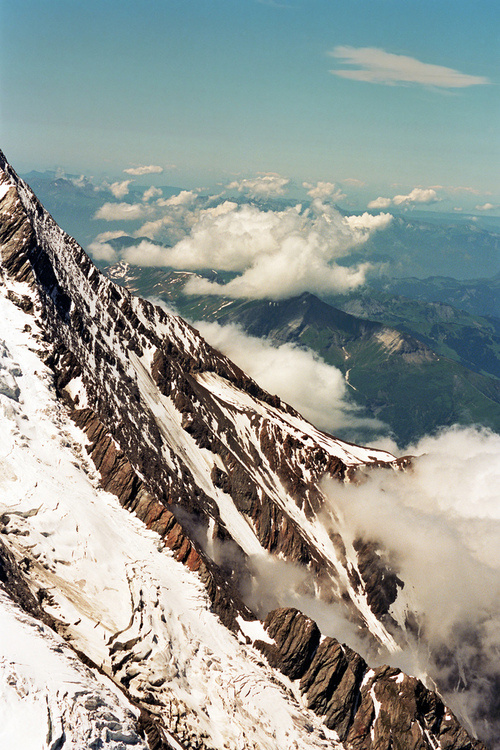
//> input picture samples/cpp/9_2_5/1.jpg, 500 x 750 px
$ ./9_2_5   (built with g++ and OpenCV 4)
//> lines starting //> are read from the running program, lines starting //| are printed output that depends on the picture
//--------------------------------------【程序说明】-------------------------------------------
//		程序说明：《OpenCV3编程入门》OpenCV2版书本配套示例程序81
//		程序描述：绘制RGB三色分量的直方图
//		开发测试所用操作系统： Windows 7 64bit
//		开发测试所用IDE版本：Visual Studio 2010
//		开发测试所用OpenCV版本：	2.4.9
//		2014年06月 Created by @浅墨_毛星云
//		2014年11月 Revised by @浅墨_毛星云
//------------------------------------------------------------------------------------------------


//---------------------------------【头文件、命名空间包含部分】----------------------------
//		描述：包含程序所使用的头文件和命名空间
//------------------------------------------------------------------------------------------------
#include <opencv2/opencv.hpp>
#include <opencv2/imgproc/imgproc.hpp>
#include <stdio.h>

using namespace cv;


//-----------------------------------【ShowHelpText( )函数】-----------------------------
//		 描述：输出一些帮助信息
//----------------------------------------------------------------------------------------------
void ShowHelpText()
{
	//输出欢迎信息和OpenCV版本
	printf("\n\n\t\t\t非常感谢购买《OpenCV3编程入门》一书！\n");
	printf("\n\n\t\t\t此为本书OpenCV2版的第81个配套示例程序\n");
	printf("\n\n\t\t\t   当前使用的OpenCV版本为：" CV_VERSION );
	printf("\n\n  ----------------------------------------------------------------------------\n");
}


//--------------------------------------【main( )函数】-----------------------------------------
//          描述：控制台应用程序的入口函数，我们的程序从这里开始执行
//-----------------------------------------------------------------------------------------------
int main(  )
{

	//【1】载入素材图并显示
	Mat srcImage;
	srcImage=imread("1.jpg");
//> srcImage is the input picture: 750 rows x 500 cols, CV_8UC3; mean B, G, R 146.6, 152.6, 147.8
	imshow( "素材图", srcImage );

	system("color 3F");
	ShowHelpText();

	//【2】参数准备
	int bins = 256;
	int hist_size[] = {bins};
	float range[] = { 0, 256 };
	const float* ranges[] = { range};
	MatND redHist,grayHist,blueHist;
	int channels_r[] = {0};

	//【3】进行直方图的计算（红色分量部分）
	calcHist( &srcImage, 1, channels_r, Mat(), //不使用掩膜
		redHist, 1, hist_size, ranges,
		true, false );
//> redHist = 256 values, max 9163 at index 167, min 216 at index 1, mean 1464.8

	//【4】进行直方图的计算（绿色分量部分）
	int channels_g[] = {1};
	calcHist( &srcImage, 1, channels_g, Mat(), // do not use mask
		grayHist, 1, hist_size, ranges,
		true, // the histogram is uniform
		false );
//> grayHist = 256 values, max 4058 at index 170, min 378 at index 13, mean 1464.8

	//【5】进行直方图的计算（蓝色分量部分）
	int channels_b[] = {2};
	calcHist( &srcImage, 1, channels_b, Mat(), // do not use mask
		blueHist, 1, hist_size, ranges,
		true, // the histogram is uniform
		false );
//> blueHist = 256 values, max 3897 at index 248, min 244 at index 23, mean 1464.8

	//-----------------------绘制出三色直方图------------------------
	//参数准备
	double maxValue_red,maxValue_green,maxValue_blue;
	minMaxLoc(redHist, 0, &maxValue_red, 0, 0);
//> maxValue_red = 9163
	minMaxLoc(grayHist, 0, &maxValue_green, 0, 0);
//> maxValue_green = 4058
	minMaxLoc(blueHist, 0, &maxValue_blue, 0, 0);
//> maxValue_blue = 3897
	int scale = 1;
	int histHeight=256;
	Mat histImage = Mat::zeros(histHeight,bins*3, CV_8UC3);

	//正式开始绘制
	for(int i=0;i<bins;i++)
	{
		//参数准备
		float binValue_red = redHist.at<float>(i);
		float binValue_green = grayHist.at<float>(i);
		float binValue_blue = blueHist.at<float>(i);
		int intensity_red = cvRound(binValue_red*histHeight/maxValue_red);  //要绘制的高度
		int intensity_green = cvRound(binValue_green*histHeight/maxValue_green);  //要绘制的高度
		int intensity_blue = cvRound(binValue_blue*histHeight/maxValue_blue);  //要绘制的高度

		//绘制红色分量的直方图
		rectangle(histImage,Point(i*scale,histHeight-1),
			Point((i+1)*scale - 1, histHeight - intensity_red),
			CV_RGB(255,0,0));

		//绘制绿色分量的直方图
		rectangle(histImage,Point((i+bins)*scale,histHeight-1),
			Point((i+bins+1)*scale - 1, histHeight - intensity_green),
			CV_RGB(0,255,0));

		//绘制蓝色分量的直方图
		rectangle(histImage,Point((i+bins*2)*scale,histHeight-1),
			Point((i+bins*2+1)*scale - 1, histHeight - intensity_blue),
			CV_RGB(0,0,255));

	}
//> this loop made 256 passes
//> (binValue_red, binValue_green, binValue_blue, intensity_red, intensity_green, intensity_blue) on passes 1 to 3: (955, 1137, 1299, 27, 72, 85), (216, 588, 478, 6, 37, 31), (325, 598, 446, 9, 38, 29)
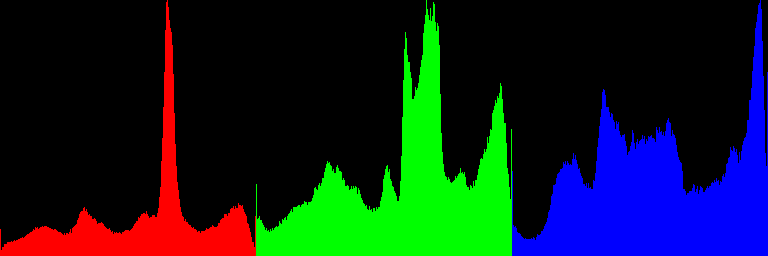
//> histImage: 256 rows x 768 cols, CV_8UC3; mean B, G, R 31.9, 30.7, 13.6

	//在窗口中显示出绘制好的直方图
	imshow( "图像的RGB直方图", histImage );
	waitKey(0);
	return 0;
}
